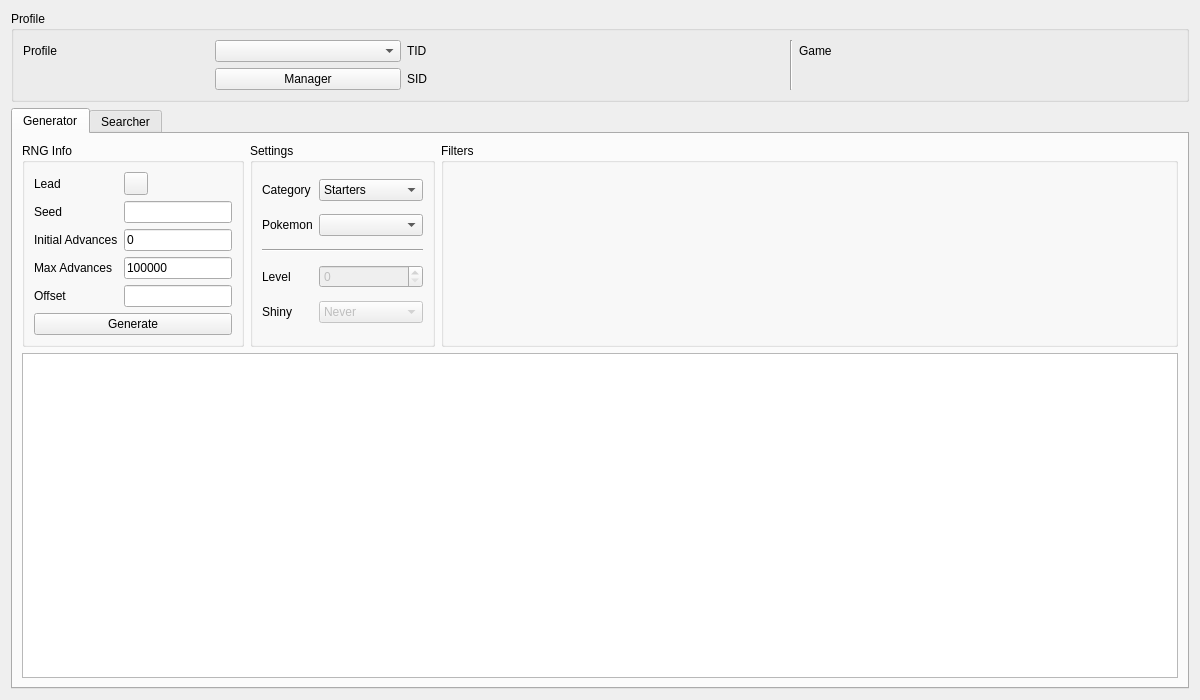
<?xml version="1.0" encoding="UTF-8"?>
<ui version="4.0">
 <class>Static4</class>
 <widget class="QWidget" name="Static4">
  <property name="geometry">
   <rect>
    <x>0</x>
    <y>0</y>
    <width>1200</width>
    <height>700</height>
   </rect>
  </property>
  <property name="windowTitle">
   <string>Gen 4 Static</string>
  </property>
  <layout class="QGridLayout" name="gridLayout_7">
   <item row="0" column="0">
    <widget class="QGroupBox" name="groupBoxProfile">
     <property name="title">
      <string>Profile</string>
     </property>
     <layout class="QGridLayout" name="gridLayout_5">
      <item row="0" column="0">
       <widget class="QLabel" name="labelProfile">
        <property name="text">
         <string>Profile</string>
        </property>
       </widget>
      </item>
      <item row="0" column="1">
       <widget class="QComboBox" name="comboBoxProfiles"/>
      </item>
      <item row="1" column="1">
       <widget class="QPushButton" name="pushButtonProfileManager">
        <property name="text">
         <string>Manager</string>
        </property>
       </widget>
      </item>
      <item row="0" column="2">
       <widget class="QLabel" name="labelProfileTID">
        <property name="text">
         <string>TID</string>
        </property>
       </widget>
      </item>
      <item row="0" column="3">
       <widget class="QLabel" name="labelProfileTIDValue"/>
      </item>
      <item row="1" column="2">
       <widget class="QLabel" name="labelProfileSID">
        <property name="text">
         <string>SID</string>
        </property>
       </widget>
      </item>
      <item row="1" column="3">
       <widget class="QLabel" name="labelProfileSIDValue"/>
      </item>
      <item row="0" column="4" rowspan="2">
       <widget class="Line" name="line">
        <property name="orientation">
         <enum>Qt::Vertical</enum>
        </property>
       </widget>
      </item>
      <item row="0" column="5">
       <widget class="QLabel" name="labelProfileGame">
        <property name="text">
         <string>Game</string>
        </property>
       </widget>
      </item>
      <item row="0" column="6">
       <widget class="QLabel" name="labelProfileGameValue"/>
      </item>
     </layout>
    </widget>
   </item>
   <item row="1" column="0">
    <widget class="TabWidget" name="tabRNGSelector">
     <widget class="QWidget" name="tabStatic">
      <attribute name="title">
       <string>Generator</string>
      </attribute>
      <layout class="QGridLayout" name="gridLayout_10">
       <item row="0" column="0">
        <widget class="QGroupBox" name="groupBoxGeneratorRNGInfo">
         <property name="title">
          <string>RNG Info</string>
         </property>
         <layout class="QGridLayout" name="gridLayout_6">
          <item row="0" column="0">
           <widget class="QLabel" name="labelGeneratorLead">
            <property name="text">
             <string>Lead</string>
            </property>
           </widget>
          </item>
          <item row="0" column="1">
           <widget class="ComboMenu" name="comboMenuGeneratorLead"/>
          </item>
          <item row="1" column="0">
           <widget class="QLabel" name="labelGeneratorSeed">
            <property name="text">
             <string>Seed</string>
            </property>
           </widget>
          </item>
          <item row="1" column="1">
           <widget class="TextBox" name="textBoxGeneratorSeed"/>
          </item>
          <item row="2" column="0">
           <widget class="QLabel" name="labelGeneratorInitialAdvances">
            <property name="text">
             <string>Initial Advances</string>
            </property>
           </widget>
          </item>
          <item row="2" column="1">
           <widget class="TextBox" name="textBoxGeneratorInitialAdvances">
            <property name="text">
             <string notr="true">0</string>
            </property>
           </widget>
          </item>
          <item row="3" column="0">
           <widget class="QLabel" name="labelGeneratorMaxAdvances">
            <property name="text">
             <string>Max Advances</string>
            </property>
           </widget>
          </item>
          <item row="3" column="1">
           <widget class="TextBox" name="textBoxGeneratorMaxAdvances">
            <property name="text">
             <string notr="true">100000</string>
            </property>
           </widget>
          </item>
          <item row="4" column="0">
           <widget class="QLabel" name="labelGeneratorOffset">
            <property name="text">
             <string>Offset</string>
            </property>
           </widget>
          </item>
          <item row="4" column="1">
           <widget class="TextBox" name="textBoxGeneratorOffset"/>
          </item>
          <item row="5" column="0" colspan="2">
           <widget class="QPushButton" name="pushButtonGenerate">
            <property name="text">
             <string>Generate</string>
            </property>
           </widget>
          </item>
         </layout>
        </widget>
       </item>
       <item row="0" column="1">
        <widget class="QGroupBox" name="groupBoxGeneratorSettings">
         <property name="title">
          <string>Settings</string>
         </property>
         <layout class="QGridLayout" name="gridLayout_8">
          <item row="0" column="0">
           <widget class="QLabel" name="labelGeneratorCategory">
            <property name="text">
             <string>Category</string>
            </property>
           </widget>
          </item>
          <item row="0" column="1">
           <widget class="ComboBox" name="comboBoxGeneratorCategory">
            <item>
             <property name="text">
              <string>Starters</string>
             </property>
            </item>
            <item>
             <property name="text">
              <string>Fossils</string>
             </property>
            </item>
            <item>
             <property name="text">
              <string>Gifts</string>
             </property>
            </item>
            <item>
             <property name="text">
              <string>Game Corner</string>
             </property>
            </item>
            <item>
             <property name="text">
              <string>Stationary</string>
             </property>
            </item>
            <item>
             <property name="text">
              <string>Legends</string>
             </property>
            </item>
            <item>
             <property name="text">
              <string>Events</string>
             </property>
            </item>
            <item>
             <property name="text">
              <string>Roamers</string>
             </property>
            </item>
           </widget>
          </item>
          <item row="1" column="0">
           <widget class="QLabel" name="labelGeneratorPokemon">
            <property name="text">
             <string>Pokemon</string>
            </property>
           </widget>
          </item>
          <item row="1" column="1">
           <widget class="ComboBox" name="comboBoxGeneratorPokemon"/>
          </item>
          <item row="2" column="0" colspan="2">
           <widget class="Line" name="line_2">
            <property name="orientation">
             <enum>Qt::Horizontal</enum>
            </property>
           </widget>
          </item>
          <item row="3" column="0">
           <widget class="QLabel" name="labelGeneratorLevel">
            <property name="text">
             <string>Level</string>
            </property>
           </widget>
          </item>
          <item row="3" column="1">
           <widget class="QSpinBox" name="spinBoxGeneratorLevel">
            <property name="enabled">
             <bool>false</bool>
            </property>
           </widget>
          </item>
          <item row="4" column="0">
           <widget class="QLabel" name="labelGeneratorShiny">
            <property name="text">
             <string>Shiny</string>
            </property>
           </widget>
          </item>
          <item row="4" column="1">
           <widget class="ComboBox" name="comboBoxGeneratorShiny">
            <property name="enabled">
             <bool>false</bool>
            </property>
            <item>
             <property name="text">
              <string>Never</string>
             </property>
            </item>
            <item>
             <property name="text">
              <string>Random</string>
             </property>
            </item>
           </widget>
          </item>
         </layout>
        </widget>
       </item>
       <item row="0" column="2">
        <widget class="QGroupBox" name="groupBoxGeneratorFilters">
         <property name="sizePolicy">
          <sizepolicy hsizetype="Preferred" vsizetype="Preferred">
           <horstretch>1</horstretch>
           <verstretch>0</verstretch>
          </sizepolicy>
         </property>
         <property name="title">
          <string>Filters</string>
         </property>
         <layout class="QGridLayout" name="gridLayout">
          <item row="0" column="0" rowspan="2">
           <widget class="Filter" name="filterGenerator" native="true"/>
          </item>
         </layout>
        </widget>
       </item>
       <item row="1" column="0" colspan="3">
        <widget class="TableView" name="tableViewGenerator"/>
       </item>
      </layout>
     </widget>
     <widget class="QWidget" name="tabSpreadSearcher">
      <attribute name="title">
       <string>Searcher</string>
      </attribute>
      <layout class="QGridLayout" name="gridLayout_9">
       <item row="0" column="0">
        <widget class="QGroupBox" name="groupBoxSearcherRNGInfo">
         <property name="title">
          <string>RNG Info</string>
         </property>
         <layout class="QGridLayout" name="gridLayout_2">
          <item row="0" column="0">
           <widget class="QLabel" name="labelSearcherLead">
            <property name="text">
             <string>Lead</string>
            </property>
           </widget>
          </item>
          <item row="0" column="2">
           <widget class="ComboMenu" name="comboMenuSearcherLead"/>
          </item>
          <item row="1" column="0">
           <widget class="QLabel" name="labelSearcherMinDelay">
            <property name="text">
             <string>Min Delay</string>
            </property>
           </widget>
          </item>
          <item row="1" column="1">
           <widget class="TextBox" name="textBoxSearcherMinDelay">
            <property name="text">
             <string notr="true">600</string>
            </property>
           </widget>
          </item>
          <item row="1" column="2">
           <widget class="QLabel" name="labelSearcherMaxDelay">
            <property name="text">
             <string>Max Delay</string>
            </property>
           </widget>
          </item>
          <item row="1" column="3">
           <widget class="TextBox" name="textBoxSearcherMaxDelay">
            <property name="text">
             <string notr="true">2000</string>
            </property>
           </widget>
          </item>
          <item row="2" column="0">
           <widget class="QLabel" name="labelSearcherMinAdvance">
            <property name="text">
             <string>Min Advance</string>
            </property>
           </widget>
          </item>
          <item row="2" column="1">
           <widget class="TextBox" name="textBoxSearcherMinAdvance">
            <property name="text">
             <string notr="true">0</string>
            </property>
           </widget>
          </item>
          <item row="2" column="2">
           <widget class="QLabel" name="labelSearcherMaxAdvance">
            <property name="text">
             <string>Max Advance</string>
            </property>
           </widget>
          </item>
          <item row="2" column="3">
           <widget class="TextBox" name="textBoxSearcherMaxAdvance">
            <property name="text">
             <string notr="true">1000</string>
            </property>
           </widget>
          </item>
          <item row="3" column="0" colspan="4">
           <layout class="QHBoxLayout" name="horizontalLayout">
            <item>
             <widget class="QPushButton" name="pushButtonSearch">
              <property name="text">
               <string>Search</string>
              </property>
             </widget>
            </item>
            <item>
             <widget class="QPushButton" name="pushButtonCancel">
              <property name="enabled">
               <bool>false</bool>
              </property>
              <property name="text">
               <string>Cancel</string>
              </property>
             </widget>
            </item>
           </layout>
          </item>
         </layout>
        </widget>
       </item>
       <item row="0" column="1">
        <widget class="QGroupBox" name="groupBoxSearcherSettings">
         <property name="title">
          <string>Settings</string>
         </property>
         <layout class="QGridLayout" name="gridLayout_11">
          <item row="0" column="0">
           <widget class="QLabel" name="labelSearcherCategory">
            <property name="text">
             <string>Category</string>
            </property>
           </widget>
          </item>
          <item row="0" column="1">
           <widget class="ComboBox" name="comboBoxSearcherCategory">
            <item>
             <property name="text">
              <string>Starters</string>
             </property>
            </item>
            <item>
             <property name="text">
              <string>Fossils</string>
             </property>
            </item>
            <item>
             <property name="text">
              <string>Gifts</string>
             </property>
            </item>
            <item>
             <property name="text">
              <string>Game Corner</string>
             </property>
            </item>
            <item>
             <property name="text">
              <string>Stationary</string>
             </property>
            </item>
            <item>
             <property name="text">
              <string>Legends</string>
             </property>
            </item>
            <item>
             <property name="text">
              <string>Events</string>
             </property>
            </item>
            <item>
             <property name="text">
              <string>Roamers</string>
             </property>
            </item>
           </widget>
          </item>
          <item row="1" column="0">
           <widget class="QLabel" name="labelSearcherPokemon">
            <property name="text">
             <string>Pokemon</string>
            </property>
           </widget>
          </item>
          <item row="1" column="1">
           <widget class="ComboBox" name="comboBoxSearcherPokemon"/>
          </item>
          <item row="2" column="0" colspan="2">
           <widget class="Line" name="line_3">
            <property name="orientation">
             <enum>Qt::Horizontal</enum>
            </property>
           </widget>
          </item>
          <item row="3" column="0">
           <widget class="QLabel" name="labelSearcherLevel">
            <property name="text">
             <string>Level</string>
            </property>
           </widget>
          </item>
          <item row="3" column="1">
           <widget class="QSpinBox" name="spinBoxSearcherLevel">
            <property name="enabled">
             <bool>false</bool>
            </property>
           </widget>
          </item>
          <item row="4" column="0">
           <widget class="QLabel" name="labelSearcherShiny">
            <property name="text">
             <string>Shiny</string>
            </property>
           </widget>
          </item>
          <item row="4" column="1">
           <widget class="ComboBox" name="comboBoxSearcherShiny">
            <property name="enabled">
             <bool>false</bool>
            </property>
            <item>
             <property name="text">
              <string>Never</string>
             </property>
            </item>
            <item>
             <property name="text">
              <string>Random</string>
             </property>
            </item>
           </widget>
          </item>
         </layout>
        </widget>
       </item>
       <item row="0" column="2">
        <widget class="QGroupBox" name="groupBoxSearcherFilters">
         <property name="sizePolicy">
          <sizepolicy hsizetype="Preferred" vsizetype="Preferred">
           <horstretch>1</horstretch>
           <verstretch>0</verstretch>
          </sizepolicy>
         </property>
         <property name="title">
          <string>Filters</string>
         </property>
         <layout class="QGridLayout" name="gridLayout_4">
          <item row="0" column="0" rowspan="2">
           <widget class="Filter" name="filterSearcher" native="true"/>
          </item>
         </layout>
        </widget>
       </item>
       <item row="1" column="0" colspan="3">
        <widget class="QProgressBar" name="progressBar"/>
       </item>
       <item row="2" column="0" colspan="3">
        <widget class="TableView" name="tableViewSearcher">
         <property name="sortingEnabled">
          <bool>true</bool>
         </property>
        </widget>
       </item>
      </layout>
     </widget>
    </widget>
   </item>
  </layout>
 </widget>
 <customwidgets>
  <customwidget>
   <class>TextBox</class>
   <extends>QLineEdit</extends>
   <header>Form/Controls/TextBox.hpp</header>
  </customwidget>
  <customwidget>
   <class>ComboBox</class>
   <extends>QComboBox</extends>
   <header>Form/Controls/ComboBox.hpp</header>
  </customwidget>
  <customwidget>
   <class>TableView</class>
   <extends>QTableView</extends>
   <header>Form/Controls/TableView.hpp</header>
  </customwidget>
  <customwidget>
   <class>Filter</class>
   <extends>QWidget</extends>
   <header>Form/Controls/Filter.hpp</header>
   <container>1</container>
  </customwidget>
  <customwidget>
   <class>TabWidget</class>
   <extends>QTabWidget</extends>
   <header>Form/Controls/TabWidget.hpp</header>
   <container>1</container>
  </customwidget>
  <customwidget>
   <class>ComboBox</class>
   <extends>QComboBox</extends>
   <header>Form/Controls/ComboBox.hpp</header>
  </customwidget>
  <customwidget>
   <class>ComboMenu</class>
   <extends>QToolButton</extends>
   <header>Form/Controls/ComboMenu.hpp</header>
  </customwidget>
 </customwidgets>
 <tabstops>
  <tabstop>comboBoxProfiles</tabstop>
  <tabstop>pushButtonProfileManager</tabstop>
  <tabstop>tabRNGSelector</tabstop>
  <tabstop>comboMenuGeneratorLead</tabstop>
  <tabstop>textBoxGeneratorSeed</tabstop>
  <tabstop>textBoxGeneratorInitialAdvances</tabstop>
  <tabstop>textBoxGeneratorMaxAdvances</tabstop>
  <tabstop>textBoxGeneratorOffset</tabstop>
  <tabstop>pushButtonGenerate</tabstop>
  <tabstop>comboBoxGeneratorCategory</tabstop>
  <tabstop>comboBoxGeneratorPokemon</tabstop>
  <tabstop>spinBoxGeneratorLevel</tabstop>
  <tabstop>comboBoxGeneratorShiny</tabstop>
  <tabstop>tableViewGenerator</tabstop>
  <tabstop>comboMenuSearcherLead</tabstop>
  <tabstop>textBoxSearcherMinDelay</tabstop>
  <tabstop>textBoxSearcherMaxDelay</tabstop>
  <tabstop>textBoxSearcherMinAdvance</tabstop>
  <tabstop>textBoxSearcherMaxAdvance</tabstop>
  <tabstop>pushButtonSearch</tabstop>
  <tabstop>pushButtonCancel</tabstop>
  <tabstop>comboBoxSearcherCategory</tabstop>
  <tabstop>comboBoxSearcherPokemon</tabstop>
  <tabstop>spinBoxSearcherLevel</tabstop>
  <tabstop>comboBoxSearcherShiny</tabstop>
  <tabstop>tableViewSearcher</tabstop>
 </tabstops>
 <resources/>
 <connections/>
</ui>
